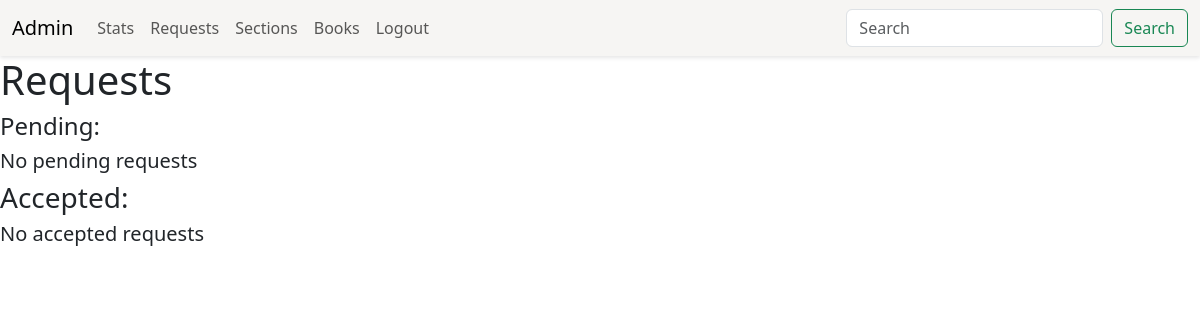
The app's page /requests (signed in), older data.
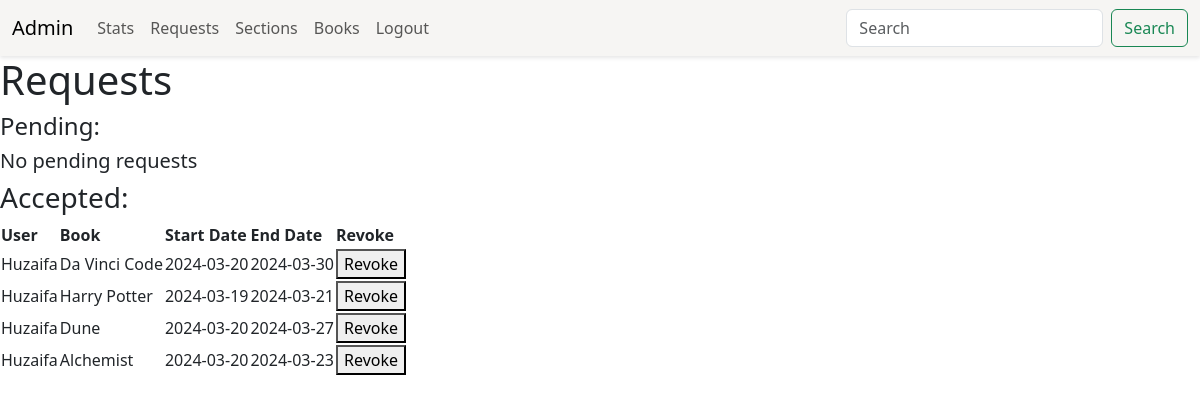
The same page, newer data.
### application/models.py (models this page shows)
class Book_Issues(db.Model):
    issue_id = db.Column(db.Integer(), primary_key=True)
    issue_date = db.Column(db.Date(), nullable=False)
    end_date = db.Column(db.Date(), nullable=False)
    status = db.Column(db.String(), nullable=False, default="pending")
    user_id = db.Column(db.Integer(), ForeignKey('user.user_id'))
    book_id = db.Column(db.Integer(), ForeignKey('books.book_id'))
    user = relationship("User", backref="user_book_issues")
    book = relationship("Books", backref="book_book_issues")

class User(db.Model):
    user_id = db.Column(db.Integer(), primary_key=True)
    user_name = db.Column(db.String(), nullable=False)
    user_email = db.Column(db.String(), nullable=False, unique=True)
    password = db.Column(db.String(), nullable=False, unique=True)
    user_type = db.Column(db.String(), nullable=False, default="user")
    book_issues = relationship("Book_Issues", backref="issued_by_user")

class Books(db.Model):
    book_id = db.Column(db.Integer(), primary_key=True)
    name = db.Column(db.String(), nullable=False, unique=True)
    author = db.Column(db.String(), nullable=False)
    issue_time = db.Column(db.Integer(), nullable=False)
    genre = db.Column(db.String())
    pdf = db.Column(db.String())
    image = db.Column(db.String())
    content = db.Column(db.String())
    section_id = db.Column(db.Integer(), ForeignKey('section.section_id'))
    status = db.Column(db.Integer(), nullable=False, default=1)
    section = relationship("Section", backref="books")

### application/controllers.py (the view)
@app.route('/requests')
def Requests():
    if session.get("name") != "Admin":
        return redirect("/logout")
    today = datetime.date.today()
    completed_request = 0
    pending_requests = Book_Issues.query.filter_by(status="pending").all()
    all_accepted_requests = Book_Issues.query.filter_by(
        status="accepted").all()
    accepted_requests = []
    for request in all_accepted_requests:
        if request.end_date < today:
            completed_request += 1
            request.status = "completed"
            db.session.add(request)
        else:
            accepted_requests.append(request)
    if completed_request > 0:
        db.session.commit()
    print(pending_requests, accepted_requests)
    return render_template("admin/requests.html", pending_requests=pending_requests, accepted_requests=accepted_requests)

### templates/admin/requests.html (shortened to what this page needs)
<!DOCTYPE html>
<html lang="en">
<head>
</head>
<body>
    {% include "includes.html" %}
    {% include "admin/admin_nav.html" %}
    <h1>Requests</h1>
    <h4>Pending: </h4>
    {% if pending_requests|length >0 %}
    <table>
        <thead>
            <tr>
                <th>User</th>
                <th>Book</th>
                <th>No Of Days</th>
                <th>Accept</th>
                <th>Reject</th>
            </tr>
        </thead>
        <tbody>
            {% for request in pending_requests %}
            <tr>
                <td>{{ request.user.user_name }}</td>
                <td>{{ request.book.name }} </td>
                <td>{{ request.book.issue_time }} Days</td>
                <td><a href="/edit-issue-status/{{request.issue_id}}/accepted"><button>Accept</button></a></td>
                <td><a href="/edit-issue-status/{{request.issue_id}}/rejected"><button>Reject</button></a></td>
            </tr>
            {% endfor %}
        </tbody>
    </table>
    {% else %}
    <h5>No pending requests</h5>
    {% endif %}
    <h3>Accepted: </h3>
    {% if accepted_requests|length >0 %}
    <table>
        <thead>
            <tr>
                <th>User</th>
                <th>Book</th>
                <th>Start Date</th>
                <th>End Date</th>
                <th>Revoke</th>
            </tr>
        </thead>
        <tbody>
            {% for request in accepted_requests %}
            <tr>
                <td>{{ request.user.user_name }}</td>
                <td>{{ request.book.name }} </td>
                <td>{{ request.issue_date }}</td>
                <td>{{ request.end_date }}</td>
                <td><a href="/edit-issue-status/{{request.issue_id}}/revoked"><button>Revoke</button></a></td>
            </tr>
            {% endfor %}
        </tbody>
    </table>
    {% else %}
    <h5>No accepted requests</h5>
    {% endif %}
</body>
</html>

### templates/includes.html (shortened to what this page needs)
<link href="https://cdn.jsdelivr.net/npm/bootstrap@5.3.3/dist/css/bootstrap.min.css" rel="stylesheet">

### templates/admin/admin_nav.html (shortened to what this page needs)
<nav class="navbar navbar-expand-lg " style="background-color: #f6f5f3; box-shadow: 0 2px 4px rgba(0,0,0,0.1);">
    <div class="container-fluid">
      <a class="navbar-brand" href="/admin">Admin</a>
      <div class="collapse navbar-collapse" id="navbarTogglerDemo02">
        <ul class="navbar-nav me-auto mb-2 mb-lg-0">
          <li class="nav-item">
            <a class="nav-link" href="/statistics">Stats</a>
          </li>
          <li class="nav-item">
            <a class="nav-link" href="/requests">Requests</a>
          </li>
          <li class="nav-item">
            <a class="nav-link" href="/section-management">Sections</a>
          </li>
          <li class="nav-item">
            <a class="nav-link" href="/book-management">Books</a>
          </li>
          <li class="nav-item">
            <a class="nav-link" href="/logout">Logout</a>
          </li>
        </ul>
        <form class="d-flex" role="search">
          <input class="form-control me-2" type="search" placeholder="Search" aria-label="Search">
          <button class="btn btn-outline-success" type="submit">Search</button>
        </form>
      </div>
    </div>
  </nav>

Row changes from the older to the newer data that the page shows:
added Book_Issues: user.user_name "Huzaifa", book.name "Da Vinci Code", issue_date "2024-03-20", end_date "2024-03-30"
added Book_Issues: user.user_name "Huzaifa", book.name "Harry Potter", issue_date "2024-03-19", end_date "2024-03-21"
added Book_Issues: user.user_name "Huzaifa", book.name "Dune", issue_date "2024-03-20", end_date "2024-03-27"
added Book_Issues: user.user_name "Huzaifa", book.name "Alchemist", issue_date "2024-03-20", end_date "2024-03-23"
Text that changed along with them:
text no longer shown: "No accepted requests"
text now shown: "User Book Start Date End Date Revoke"
